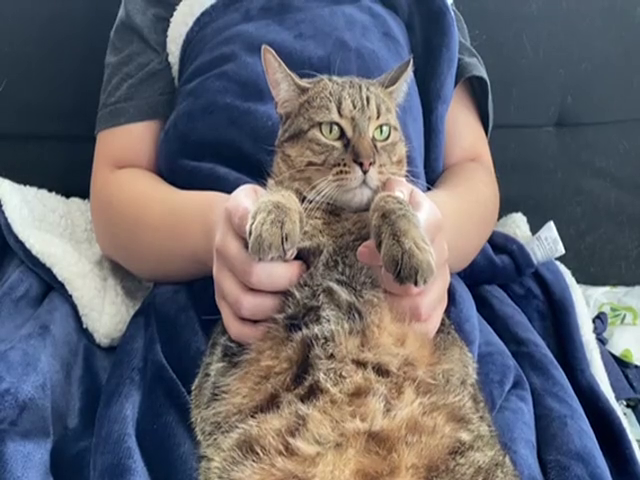
#> input picture frame 13 of Example_Video/IMG_3138.mp4, 640 x 480 px
$ python frame_splitter.py
#> lines starting #> are read from the running program, lines starting #| are printed output that depends on the picture
import numpy as np
import cv2
import sys
import os
import socket
import _thread

#remember to update these for your computer
HOST = '1.1.30.1' # The IP address of the computer this script runs on
PORT = 50000 # The port used by this TCP server

# [52 lines left out: functions open_new_client, listen, not called in this run]

def main():
    #place directory path of movie and open it using opencv
    #is hardcoded should fix this later
    cap = cv2.VideoCapture('W:/PortableGit/ece532/IMG_3138.mp4')
    i=0
    #change directory to where you want to output files
    #is hardcoded should fix this later
    os.chdir('W:/PortableGit/ece532/')
    #keep reading frames of a movie and outputting them as .ppm files
    #https://en.wikipedia.org/wiki/Netpbm (uncompressed raw rgb)
    #check if files have already been split
    if not (os.path.exists("rgb0.ppm")):
        while(cap.isOpened()):
            #reads a frame from the movie
            ret, frame = cap.read()
#> frame is the input picture: shape (480, 640, 3); mean B, G, R 108.8, 99.8, 99
            if ret == False:
                break
            #resize frame to 160x120
            frame_small = cv2.resize(frame,(160,120),fx=0,fy=0,interpolation = cv2.INTER_CUBIC)
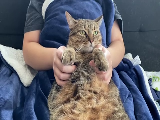
#> frame_small: shape (120, 160, 3); mean B, G, R 108.7, 99.7, 99
            #write the frame as rgb_x.ppm
            cv2.imwrite('rgb'+str(i)+'.ppm',frame_small)
            i+=1

    cap.release()
    cv2.destroyAllWindows()

    #after splitting frames let's start up the server!
    try:
        listen()
    except KeyboardInterrupt:
        pass

if __name__ == "__main__":
    main()

$ run again, starting later in the video
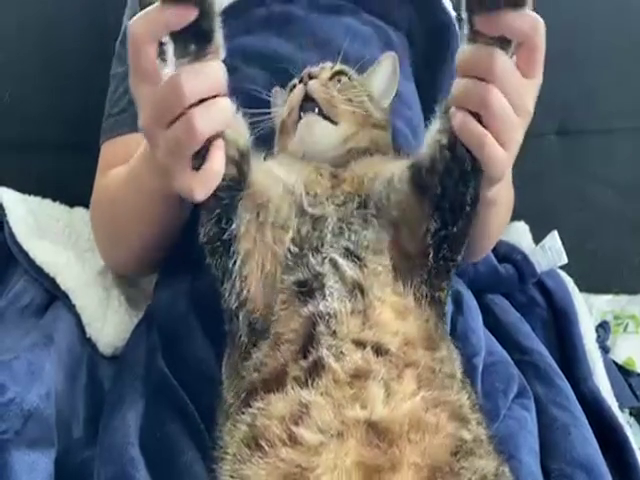
#> input picture frame 61 of Example_Video/IMG_3138.mp4, 640 x 480 px
#> in main, frame is the input picture: shape (480, 640, 3); mean B, G, R 107.7, 101.7, 98.1
#> in main, `frame_small = cv2.resize(frame,(160,120),fx=0,fy=0,interpolation = cv2..`:
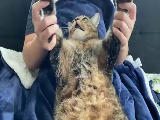
#> frame_small: shape (120, 160, 3); mean B, G, R 107.7, 101.7, 98.1

$ run again, starting later in the video
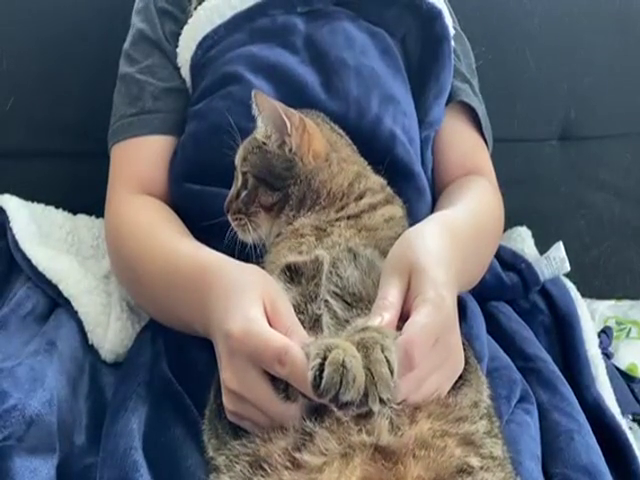
#> input picture frame 109 of Example_Video/IMG_3138.mp4, 640 x 480 px
#> in main, frame is the input picture: shape (480, 640, 3); mean B, G, R 108.8, 98.5, 93
#> in main, `frame_small = cv2.resize(frame,(160,120),fx=0,fy=0,interpolation = cv2..`:
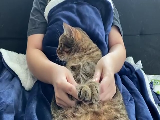
#> frame_small: shape (120, 160, 3); mean B, G, R 108.8, 98.5, 92.9
